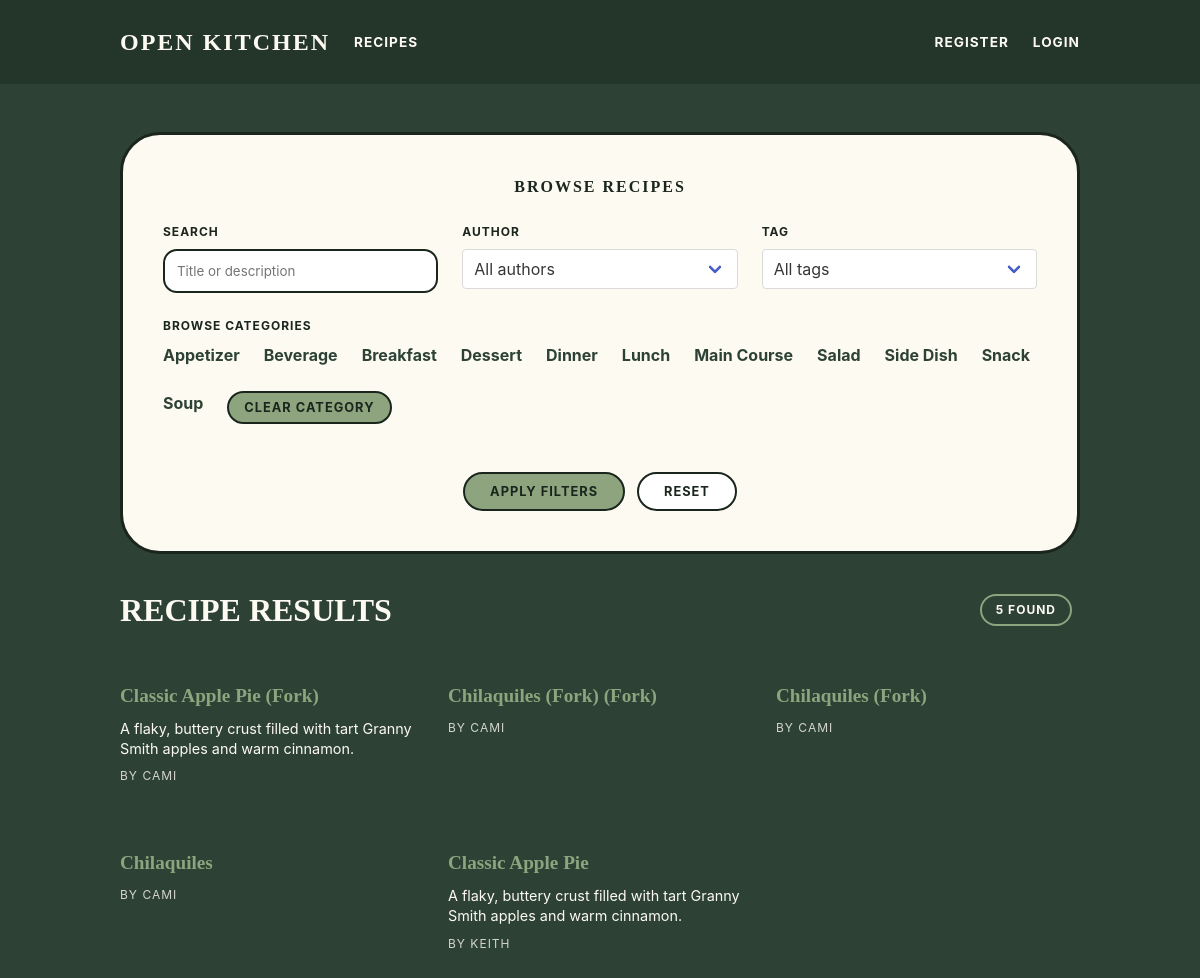
The app's page /recipes/ with its own data.
### tables this page shows
CREATE TABLE categories (
    id INTEGER PRIMARY KEY AUTOINCREMENT,
    name TEXT UNIQUE NOT NULL
);

CREATE TABLE recipes (
    id INTEGER PRIMARY KEY AUTOINCREMENT,
    title TEXT NOT NULL,
    description TEXT,
    template_type TEXT NOT NULL CHECK(template_type IN ('standard', 'quick_tip')),
    author_id INTEGER NOT NULL,
    base_servings INTEGER,
    prep_time_minutes INTEGER,
    cook_time_minutes INTEGER,
    parent_recipe_id INTEGER,
    is_public INTEGER DEFAULT 1,
    created_at DATETIME DEFAULT CURRENT_TIMESTAMP,
    updated_at DATETIME,
    FOREIGN KEY (author_id) REFERENCES users(id),
    FOREIGN KEY (parent_recipe_id) REFERENCES recipes(id)
);

### app/recipes.py (the view)
@bp.route('/')
def index():
    filters = {
        'category': request.args.get('category'),
        'tag': request.args.get('tag'),
        'author': request.args.get('author'),
        'search': request.args.get('search'),
    }
    recipes = Recipe.get_all_public(filters)
    from app.db import get_db
    db = get_db()
    categories = Category.get_all()
    tags = Tag.get_all()
    authors = db.execute(
        'SELECT DISTINCT u.id, u.username '
        'FROM users u '
        'JOIN recipes r ON r.author_id = u.id '
        'WHERE r.is_public = 1 '
        'ORDER BY u.username'
    ).fetchall()
    return render_template(
        'recipes/index.html',
        recipes=recipes,
        categories=categories,
        tags=tags,
        authors=authors,
        filters=filters,
    )

### app/auth.py (called while the page is built)
@bp.before_app_request
def load_logged_in_user():
    user_id = session.get('user_id')
    if user_id is None:
        g.user = None
    else:
        g.user = User.get_by_id(user_id)

### app/db.py (called while the page is built)
def get_db():
    if 'db' not in g:
        g.db = sqlite3.connect(
            current_app.config['DATABASE'],
            detect_types=sqlite3.PARSE_DECLTYPES
        )
        g.db.row_factory = sqlite3.Row
        g.db.execute('PRAGMA foreign_keys = ON')
    return g.db

### app/models/lookup.py (called while the page is built)
    @staticmethod
    def get_all():
        db = get_db()
        return db.execute('SELECT * FROM categories ORDER BY name').fetchall()

    @staticmethod
    def get_all():
        db = get_db()
        return db.execute('SELECT * FROM tags ORDER BY name').fetchall()

### app/templates/recipes/index.html (shortened to what this page needs)
{% extends 'base.html' %}
{% block content %}
<div class="filter-card">
    <h2 style="font-family: 'Georgia', serif; text-transform: uppercase; letter-spacing: 2px; font-weight: bold; margin-bottom: 1.5rem; text-align: center;">Browse Recipes</h2>
    <form method="get">
        <div class="columns is-multiline">
            <div class="column is-4">
                <label class="filter-label" for="search">Search</label>
                <input class="filter-input" type="text" name="search" id="search" value="{{ filters.search or '' }}" placeholder="Title or description">
            </div>
            <div class="column is-4">
                <label class="filter-label" for="author">Author</label>
                <div class="select is-fullwidth">
                    <select class="filter-input" name="author" id="author">
                        <option value="">All authors</option>
                    </select>
                </div>
            </div>
            <div class="column is-4">
                <label class="filter-label" for="tag">Tag</label>
                <div class="select is-fullwidth">
                    <select class="filter-input" name="tag" id="tag">
                        <option value="">All tags</option>
                    </select>
                </div>
            </div>
            <div class="column is-12">
                <label class="filter-label">Browse Categories</label>
                <div class="category-list" style="justify-content: flex-start; margin-top: 0.5rem;">
                    {% for cat in categories %}
                    <a href="{{ url_for('recipes.index', category=cat.id, search=filters.search, tag=filters.tag, author=filters.author) }}" class="category-link" >{{ cat.name }}</a>
                    {% endfor %}
                    <a href="{{ url_for('recipes.index', search=filters.search, tag=filters.tag, author=filters.author) }}" class="btn-pill is-compact">Clear Category</a>
                </div>
            </div>
            <div class="column is-12">
                <div style="display: flex; gap: 12px; justify-content: center; flex-wrap: wrap;">
                    <button type="submit" class="btn-pill">Apply Filters</button>
                    <a href="{{ url_for('recipes.index') }}" class="btn-pill is-white" style="text-decoration: none;">Reset</a>
                </div>
            </div>
        </div>
    </form>
</div>
<div class="recent-section">
    <div class="level is-mobile mb-6">
        <div class="level-left">
            <h2 style="font-family: 'Georgia', serif; text-transform: uppercase; font-size: 2rem; font-weight: bold;">Recipe Results</h2>
        </div>
        <div class="level-right">
            <span class="result-pill">{{ recipes|length }} found</span>
        </div>
    </div>
    <div class="columns is-multiline">
        {% for recipe in recipes %}
        <div class="column is-4 recipe-entry">
            <a href="{{ url_for('recipes.view', id=recipe.id) }}">
                {{ recipe.title }}
            </a>
            <p class="recipe-description">{{ recipe.description[:100] if recipe.description else '' }}{% if recipe.description and recipe.description|length > 100 %}...{% endif %}</p>
            <span class="author-tag">By {{ recipe.author_name }}</span>
        </div>
        {% else %}
        <div class="column is-12">
            <div class="filter-card" style="padding: 2rem; text-align: center;">
                <p style="font-weight: bold; text-transform: uppercase; letter-spacing: 1px;">No recipes match those filters.</p>
            </div>
        </div>
        {% endfor %}
    </div>
</div>
{% endblock %}

### app/static/css/custom.css (style rules this page uses)
:root { --forest-green: #2d4234; --pill-green: #8da47e; --cream: #fdfaf1; --border-dark: #1a261d; }
body { background-color: var(--forest-green); color: var(--border-dark); min-height: 100vh; }
a { color: inherit; text-decoration: none; transition: color 0.2s ease-in-out; }
.recipe-entry a { color: var(--pill-green) !important; font-size: 1.25rem; font-weight: bold; }
.btn-pill { background-color: var(--pill-green); color: var(--border-dark); border: 2px solid var(--border-dark); border-radius: 50px; padding: 8px 25px; font-weight: bold; text-transform: uppercase; font-size: 0.8rem; letter-spacing: 1px; display: inline-block; transition: all 0.2s; cursor: pointer; }
.btn-pill.is-white { background-color: white; }
.btn-pill.is-compact { padding: 5px 15px; font-size: 0.8rem; }

### app/templates/base.html (style rules this page uses)
:root { --forest-green: #2d4234; --pill-green: #8da47e; --cream: #fdfaf1; --border-dark: #1a261d; }
body { background-color: var(--forest-green); color: var(--border-dark); min-height: 100vh; }
a { color: inherit; text-decoration: none; transition: color 0.2s ease-in-out; }
.recipe-entry a { color: var(--pill-green) !important; font-size: 1.25rem; font-weight: bold; }
.btn-pill { background-color: var(--pill-green); color: var(--border-dark); border: 2px solid var(--border-dark); border-radius: 50px; padding: 8px 25px; font-weight: bold; text-transform: uppercase; font-size: 0.8rem; letter-spacing: 1px; display: inline-block; transition: all 0.2s; cursor: pointer; }

### app/templates/recipes/index.html (style rules this page uses)
.category-list { display: flex; flex-wrap: wrap; justify-content: center; gap: 1.5rem; margin: 1.5rem 0; }
.category-link { color: var(--forest-green); font-weight: bold; text-decoration: none; transition: opacity 0.2s; }
.recent-section { color: var(--cream); margin-top: 2rem; }
.recipe-entry { margin-bottom: 2.5rem; }
.recipe-entry a { color: var(--pill-green) !important; font-family: 'Georgia', serif; font-size: 1.2rem; font-weight: bold; text-decoration: none; }
.author-tag { text-transform: uppercase; font-size: 0.75rem; letter-spacing: 1px; opacity: 0.8; display: block; margin-top: 0.5rem; }
.recipe-description { font-size: 0.9rem; line-height: 1.4; margin: 0.5rem 0; }
.filter-card { background-color: var(--cream); border: 3px solid var(--border-dark); border-radius: 40px; padding: 2.5rem; margin-bottom: 2rem; }
.filter-label { display: block; text-transform: uppercase; font-size: 0.75rem; letter-spacing: 1px; font-weight: bold; margin-bottom: 0.5rem; }
.filter-input { width: 100%; border: 2px solid var(--border-dark); border-radius: 14px; padding: 12px; background-color: white; font-family: inherit; }
.result-pill { display: inline-block; border: 2px solid var(--pill-green); border-radius: 20px; padding: 5px 14px; color: var(--cream); font-size: 0.75rem; text-transform: uppercase; letter-spacing: 1px; font-weight: bold; margin-right: 0.5rem; }

### records on screen
categories: name "Appetizer"
categories: name "Beverage"
categories: name "Breakfast"
categories: name "Dessert"
categories: name "Dinner"
categories: name "Lunch"
categories: name "Main Course"
categories: name "Salad"
categories: name "Side Dish"
categories: name "Snack"
categories: name "Soup"
recipes: title "Classic Apple Pie (Fork)", description "A flaky, buttery crust filled with tart Granny Smith apples and warm cinnamon.", author_name "CAMI"
recipes: title "Chilaquiles (Fork) (Fork)", author_name "CAMI"
recipes: title "Chilaquiles (Fork)", author_name "CAMI"
recipes: title "Chilaquiles", author_name "CAMI"
recipes: title "Classic Apple Pie", description "A flaky, buttery crust filled with tart Granny Smith apples and warm cinnamon.", author_name "KEITH"

### other values on screen
{{ recipes|length }} "5"
